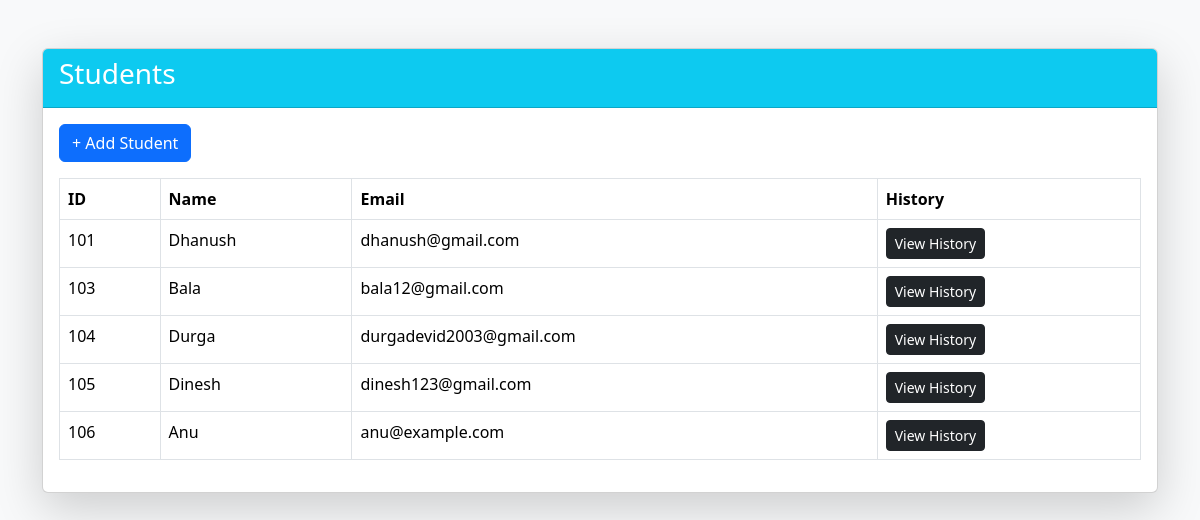
/api/students/list/ (signed in), run on the app's committed database.
### students/models.py (models this page shows, shortened)
class Student(models.Model):
    user = models.OneToOneField(User, on_delete=models.CASCADE, null=True, blank=True,related_name="student")
    student_id = models.CharField(max_length=64, unique=True)
    name = models.CharField(max_length=200, blank=True, null=True)
    email = models.EmailField(blank=True, null=True)

### students/views.py (the view)
# urls.py: path("list/", views.student_list, name="student_list"),
@login_required
def student_list(request):
    students = Student.objects.all()
    return render(request, "students/student_list.html", {"students": students})

### students/context_processors.py (called while the page is built)
def unread_notifications(request):
    if request.user.is_authenticated and hasattr(request.user, 'student'):
        return {
            'unread_count': request.user.student.notifications.filter(read=False).count()
        }
    return {'unread_count': 0}

### students/templates/students/student_list.html (shortened to what this page needs)
<!DOCTYPE html>
<html>
<head>
    <link href="https://cdn.jsdelivr.net/npm/bootstrap@5.3.3/dist/css/bootstrap.min.css" rel="stylesheet">
</head>
<body class="bg-light">
<div class="container mt-5">
    <div class="card shadow-lg">
        <div class="card-header bg-info text-white">
            <h3>Students</h3>
        </div>
        <div class="card-body">
            <a href="{% url 'add_student' %}" class="btn btn-primary mb-3">+ Add Student</a>
            <table class="table table-bordered">
                <thead>
                    <tr>
                        <th>ID</th>
                        <th>Name</th>
                        <th>Email</th>
                        <th>History</th>
                    </tr>
                </thead>
                <tbody>
                {% for s in students %}
                    <tr>
                        <td>{{ s.student_id }}</td>
                        <td>{{ s.name }}</td>
                        <td>{{ s.email }}</td>
                        <td>
                            <a href="{% url 'prediction_history' s.id %}" class="btn btn-sm btn-dark">View History</a>
                        </td>
                    </tr>
                {% empty %}
                    <tr><td colspan="4" class="text-muted">No students yet.</td></tr>
                {% endfor %}
                </tbody>
            </table>
        </div>
    </div>
</div>
</body>
</html>

### data on the page
Student: student_id "101", name "Dhanush", email "dhanush@gmail.com"
Student: student_id "103", name "Bala", email "bala12@gmail.com"
Student: student_id "104", name "Durga", email "durgadevid2003@gmail.com"
Student: student_id "105", name "Dinesh", email "dinesh123@gmail.com"
Student: student_id "106", name "Anu", email "anu@example.com"
